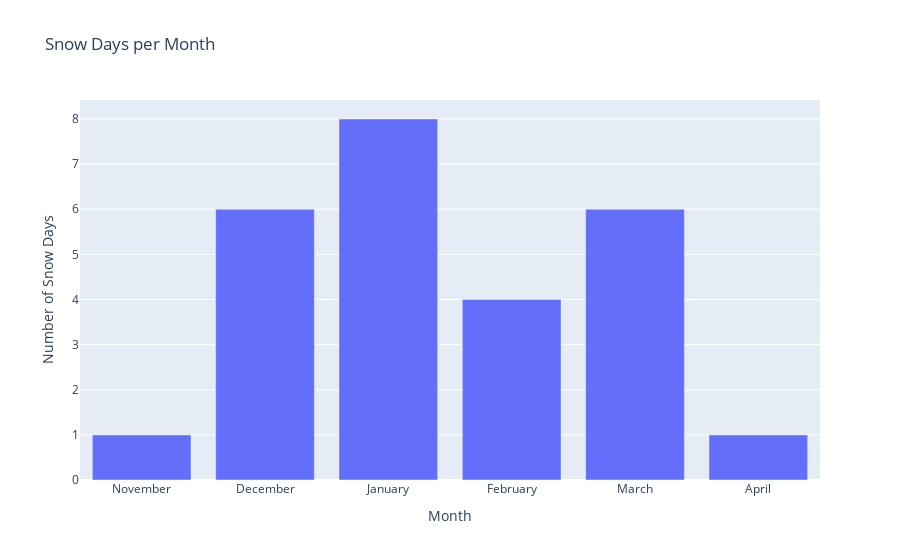

Notebook code cell kept with this figure:
### Code cell
fig.show()

### Figure 1 — Plotly figure (JSON) as saved in the notebook; plotly's stock layout.template omitted (floating-point values rounded to 4 significant figures)
{"data": [{"alignmentgroup": "True", "hovertemplate": "Month=%{x}<br>Number of Snow Days=%{y}<extra></extra>", "legendgroup": "", "marker": {"color": "#636efa", "pattern": {"shape": ""}}, "name": "", "offsetgroup": "", "orientation": "v", "showlegend": false, "textposition": "auto", "type": "bar", "x": ["November", "December", "January", "February", "March", "April"], "xaxis": "x", "y": [1, 6, 8, 4, 6, 1], "yaxis": "y"}], "layout": {"barmode": "relative", "legend": {"tracegroupgap": 0}, "title": {"text": "Snow Days per Month"}, "xaxis": {"anchor": "y", "domain": [0, 1], "title": {"text": "Month"}}, "yaxis": {"anchor": "x", "domain": [0, 1], "title": {"text": "Number of Snow Days"}}}}
